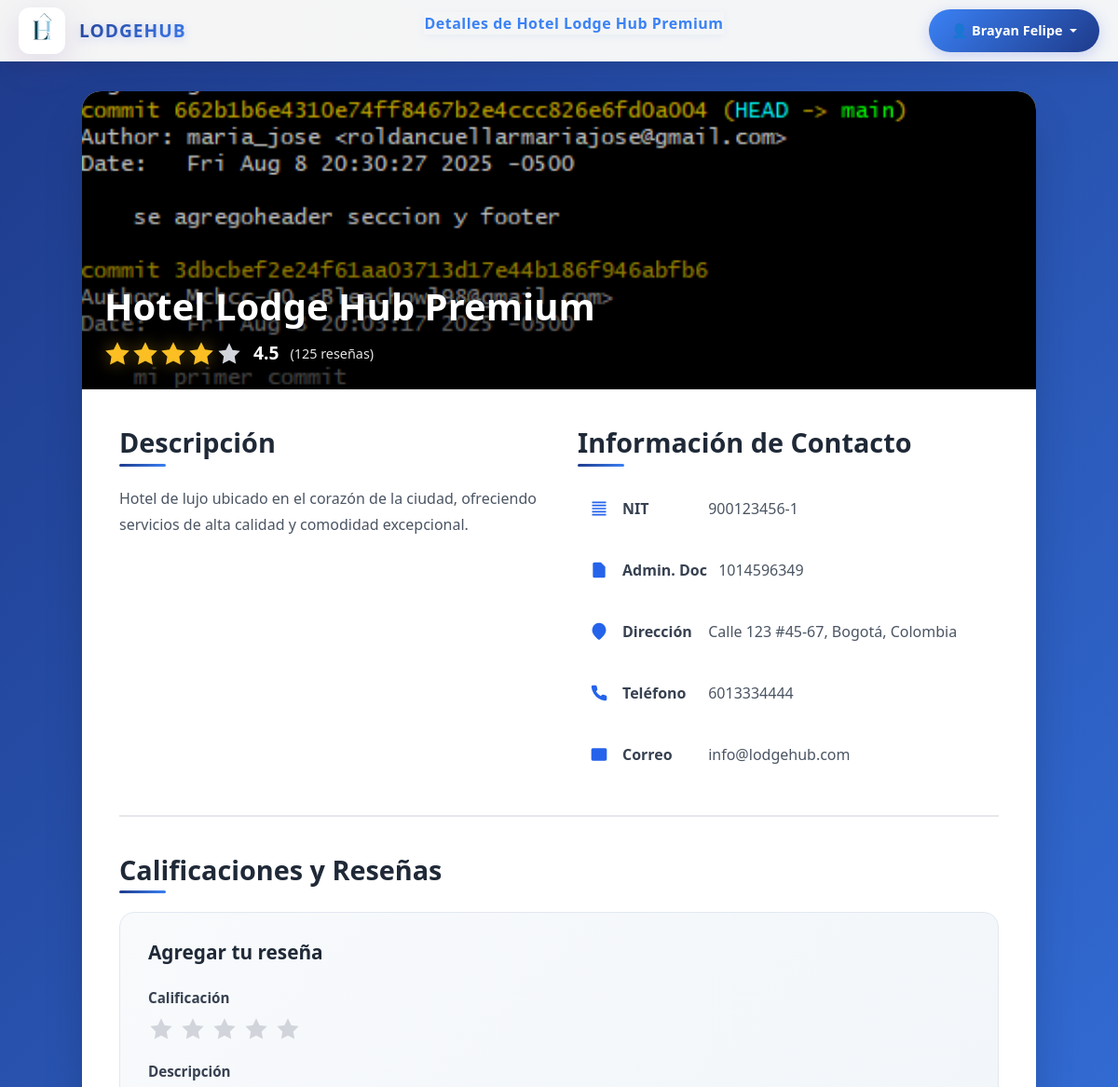
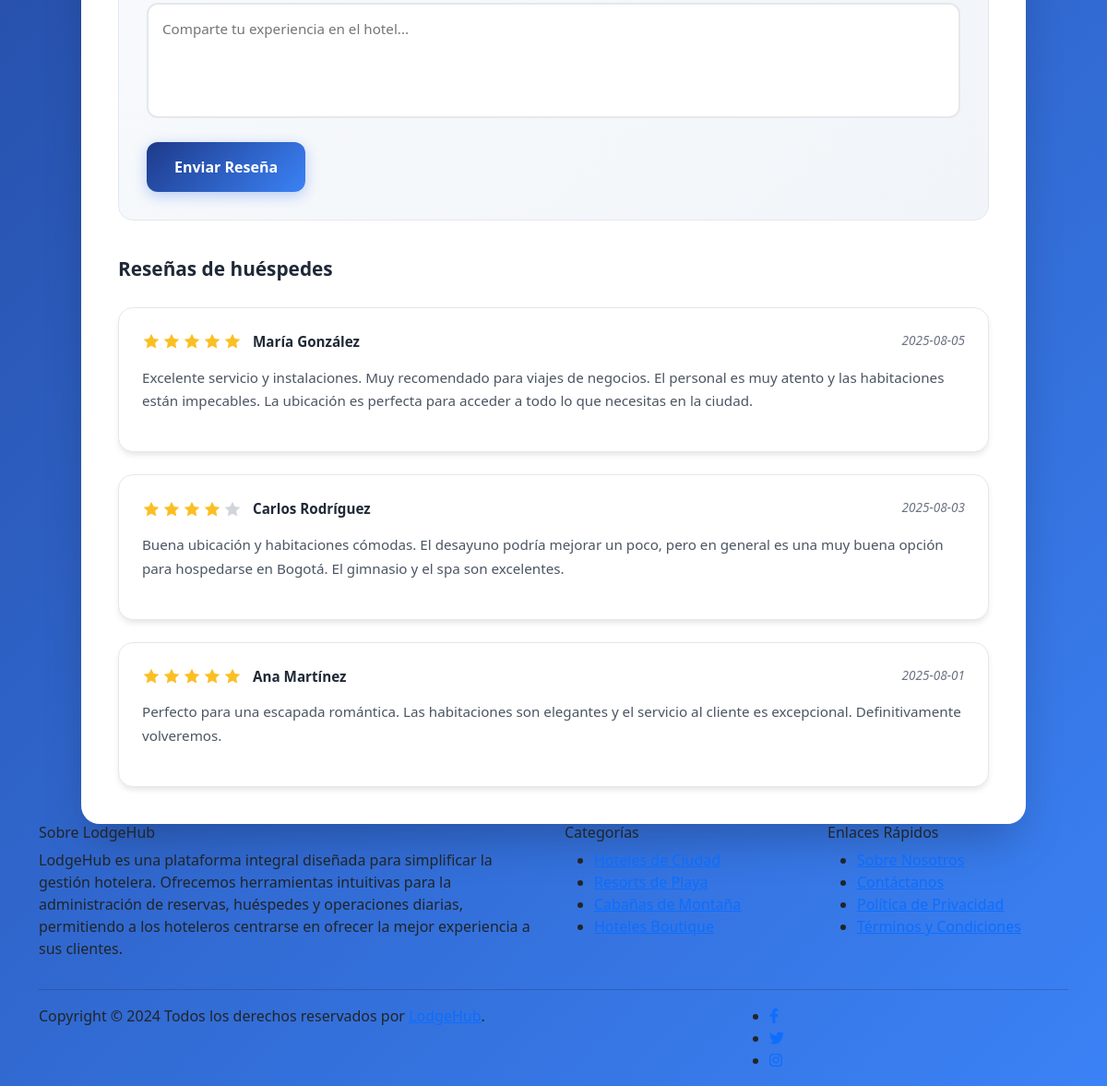
The page /app/views/plazaHotel.php?id=1 (signed in) on the database its author committed (2 pictures, top to bottom).
### tables this page shows
CREATE TABLE IF NOT EXISTS tp_hotel (
    id INT(3) AUTO_INCREMENT NOT NULL,
    nit VARCHAR(20) UNIQUE NOT NULL,
    nombre VARCHAR(100) NOT NULL,
    direccion VARCHAR(200),
    telefono VARCHAR(15),
    correo VARCHAR(255),
    foto VARCHAR(255),
    descripcion TEXT,
    numDocumentoAdmin VARCHAR(15),
    PRIMARY KEY (id),
    FOREIGN KEY (numDocumentoAdmin) REFERENCES tp_usuarios (numDocumento)
);

### app/views/plazaHotel.php (the view, shortened to what the rows shown need)
<!DOCTYPE html>
<html lang="es">
<head>
    <link rel="stylesheet" href="../../public/assets/css/plazaHotel.css">
    <link rel="stylesheet" href="../../public/assets/css/stylesNavUsuario.css">
    <link rel="stylesheet" href="../../public/assets/css/stylesFooter.css">
    <link href="https://cdnjs.cloudflare.com/ajax/libs/font-awesome/6.0.0/css/all.min.css" rel="stylesheet">
    <link href="https://cdn.jsdelivr.net/npm/bootstrap@5.3.0/dist/css/bootstrap.min.css" rel="stylesheet">
</head>
    <?php
        require_once __DIR__ . '/../models/hotelModel.php';
        $hotel = null;
        $hotelId = $_GET['id'] ?? null;
        if ($hotelId) {
            $hotelModel = new HotelModel();
            $hotelResult = $hotelModel->obtenerHotelPorId($hotelId);
            if ($hotelResult['success']) {
                $hotel = $hotelResult['data'];
            }
        }
        $paginaActual = "Detalles de " . htmlspecialchars($hotel['nombre']);
        include "layouts/navusuario.php";
    ?>
<body>
    <div class="container-principal">
        <div class="header-imagen">
            <img class="imagen-hotel"
                 src="<?php echo htmlspecialchars($hotel['foto'] ?? '../../public/assets/img/default_hotel_banner.png'); ?>"
                 alt="<?php echo htmlspecialchars($hotel['nombre']); ?>"
                 onerror="this.onerror=null;this.src='../../public/assets/img/default_hotel_banner.png';" />
            <div class="overlay-gradiente"></div>
            <div class="info-superpuesta">
                <h1 class="titulo-hotel"><?php echo htmlspecialchars($hotel['nombre']); ?></h1>
                <div class="contenedor-calificacion">
                    <div class="estrellas-promedio">
                    </div>
                    <span class="numero-promedio">4.5</span>
                    <span class="cantidad-reseñas">(125 reseñas)</span>
                </div>
            </div>
        </div>
        <div class="contenido-principal">
            <div class="grid-informacion">
                <div class="columna-descripcion">
                    <h2 class="titulo-seccion">Descripción</h2>
                    <p class="texto-descripcion"><?php echo htmlspecialchars($hotel['descripcion'] ?? 'No hay una descripción disponible para este hotel.'); ?></p>
                </div>
                <div class="columna-contacto">
                    <h2 class="titulo-seccion">Información de Contacto</h2>
                    <div class="lista-contactos">
                        <div class="item-contacto">
                            <div class="info-contacto">
                                <span class="etiqueta-contacto">NIT</span>
                                <span class="valor-contacto"><?php echo htmlspecialchars($hotel['nit']); ?></span>
                            </div>
                        </div>
                        <div class="item-contacto">
                            <div class="info-contacto">
                                <span class="etiqueta-contacto">Admin. Doc</span>
                                <span class="valor-contacto"><?php echo htmlspecialchars($hotel['numDocumentoAdmin']); ?></span>
                            </div>
                        </div>
                        <div class="item-contacto">
                            <div class="info-contacto">
                                <span class="etiqueta-contacto">Dirección</span>
                                <span class="valor-contacto"><?php echo htmlspecialchars($hotel['direccion'] ?? 'No disponible'); ?></span>
                            </div>
                        </div>
                        <div class="item-contacto">
                            <div class="info-contacto">
                                <span class="etiqueta-contacto">Teléfono</span>
                                <span class="valor-contacto"><?php echo htmlspecialchars($hotel['telefono'] ?? 'No disponible'); ?></span>
                            </div>
                        </div>
                        <div class="item-contacto">
                            <div class="info-contacto">
                                <span class="etiqueta-contacto">Correo</span>
                                <span class="valor-contacto"><?php echo htmlspecialchars($hotel['correo'] ?? 'No disponible'); ?></span>
                            </div>
                        </div>
                    </div>
                </div>
            </div>
            <div class="seccion-calificaciones">
                <h2 class="titulo-seccion">Calificaciones y Reseñas</h2>
            </div>
        </div>
    </div>
</body>
</html>

### app/views/layouts/navusuario.php (shortened to what the rows shown need)
<nav class="navbar">
    <nav aria-label="breadcrumb">
        <ol class="breadcrumb">
            <li class="breadcrumb-item active" aria-current="page"><a href="/lodgehub/index.php"><?php echo $paginaActual; ?></a></li>
        </ol>
    </nav>
</nav>

### rows shown on the page
tp_hotel: nombre "Detalles de Hotel Lodge Hub Premium", foto (picture), nombre "Hotel Lodge Hub Premium", descripcion "Hotel de lujo ubicado en el corazón de la ciudad, ofreciendo servicios de alta calidad y comodidad excepcional.", nit "900123456-1", numDocumentoAdmin "1014596349", direccion "Calle 123 #45-67, Bogotá, Colombia", telefono "6013334444", correo "info@lodgehub.com"

### other values the page prints
$_SESSION['nombres'] "Brayan Felipe"
